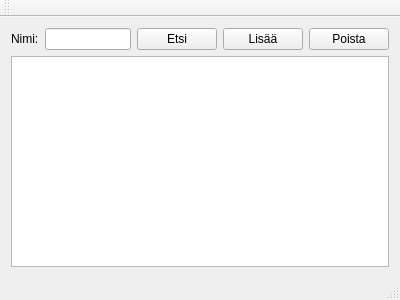
<?xml version="1.0" encoding="UTF-8"?>
<ui version="4.0">
 <class>MainWindow</class>
 <widget class="QMainWindow" name="MainWindow">
  <property name="geometry">
   <rect>
    <x>0</x>
    <y>0</y>
    <width>400</width>
    <height>300</height>
   </rect>
  </property>
  <property name="windowTitle">
   <string>MainWindow</string>
  </property>
  <widget class="QWidget" name="centralWidget">
   <layout class="QVBoxLayout" name="verticalLayout">
    <item>
     <layout class="QHBoxLayout" name="horizontalLayout">
      <item>
       <widget class="QLabel" name="label">
        <property name="text">
         <string>Nimi:</string>
        </property>
       </widget>
      </item>
      <item>
       <widget class="QLineEdit" name="lineEdit"/>
      </item>
      <item>
       <widget class="QPushButton" name="pushButton">
        <property name="text">
         <string>Etsi</string>
        </property>
       </widget>
      </item>
      <item>
       <widget class="QPushButton" name="pushButton_2">
        <property name="text">
         <string>Lisää</string>
        </property>
       </widget>
      </item>
      <item>
       <widget class="QPushButton" name="pushButton_3">
        <property name="text">
         <string>Poista</string>
        </property>
       </widget>
      </item>
     </layout>
    </item>
    <item>
     <widget class="QTextEdit" name="textEdit"/>
    </item>
   </layout>
  </widget>
  <widget class="QMenuBar" name="menuBar">
   <property name="geometry">
    <rect>
     <x>0</x>
     <y>0</y>
     <width>400</width>
     <height>21</height>
    </rect>
   </property>
  </widget>
  <widget class="QToolBar" name="mainToolBar">
   <attribute name="toolBarArea">
    <enum>TopToolBarArea</enum>
   </attribute>
   <attribute name="toolBarBreak">
    <bool>false</bool>
   </attribute>
  </widget>
  <widget class="QStatusBar" name="statusBar"/>
 </widget>
 <layoutdefault spacing="6" margin="11"/>
 <resources/>
 <connections/>
</ui>
